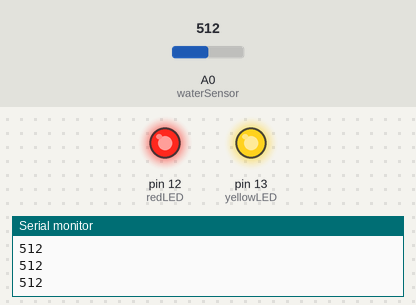
Bench run of a sketch on a simulated Arduino Uno, built with avr-gcc and run on an emulated ATmega328P. Parts: output pins drawn as LEDs (lit = HIGH), the last lines printed to the serial monitor. The inputs (shaded band) are chosen by the test bench; at power-on: A0 (waterSensor) = 512. Pins used as bus, display or sensor lines are not drawn.

Above: at 1.2 s.
1.3 s: A0 (waterSensor) set to 358
2.8 s: A0 (waterSensor) set to 334
At 3.5 s:
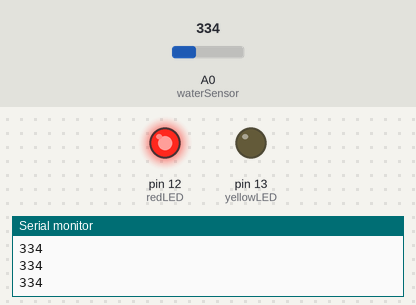
4.3 s: A0 (waterSensor) set to 315
5.8 s: A0 (waterSensor) set to 289
At 6.4 s:
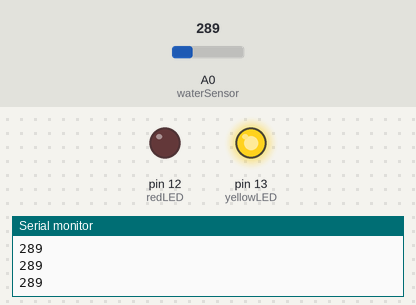
7.3 s: A0 (waterSensor) set to 306
At 7.9 s:
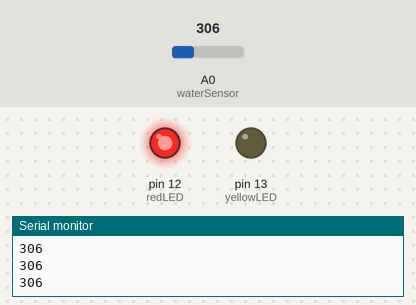
8.8 s: A0 (waterSensor) set to 290
At 9.9 s:
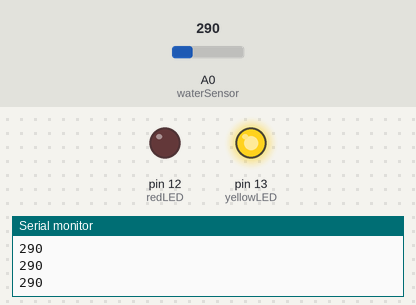
Timing chart, 0 to 11.3 s (numbered marks = the images above; inputs shaded):
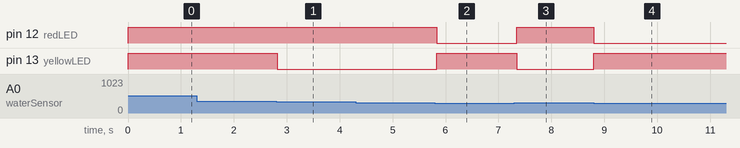

Measured:
- the behaviour switches between 350 and 349 on A0 (waterSensor) (found by bisection; images 0 and 1)
- the behaviour switches between 301 and 300 on A0 (waterSensor) (found by bisection; images 1 and 2)
- after the input at 2.8 s, pin 13 (yellowLED): HIGH → LOW at once
- after the input at 5.8 s, pin 12 (redLED): HIGH → LOW at once; pin 13 (yellowLED): LOW → HIGH at once
- after the input at 7.3 s, pin 12 (redLED): LOW → HIGH at once; pin 13 (yellowLED): HIGH → LOW at once
- after the input at 8.8 s, pin 12 (redLED): HIGH → LOW at once; pin 13 (yellowLED): LOW → HIGH at once

The sketch:

Water_sensor.ino
```cpp
/* Water level sensor demo code for RExPerience '17
 *  Lights up different LEDs based on water level
 *  utilizes water level sensor for Arduino
 *
 *  Modified by Song Wei 20 July 2017
 */

#define waterSensor A0
#define greenLED 0 // GPIO 0
#define yellowLED 13 // GPIO 13
#define redLED 12 //GPIO 12

void setup() {
  Serial.begin(9600);
  pinMode(greenLED, OUTPUT);
  pinMode(yellowLED, OUTPUT);
  pinMode(redLED, OUTPUT);
}

void loop() {
  int value = analogRead(waterSensor);
  Serial.println(value);
  if (value >= 350) {
    digitalWrite(redLED, HIGH);
    digitalWrite(yellowLED, HIGH);
    digitalWrite(greenLED, LOW); // Green LED lights up and the rest turn off
  }
  else if (value < 350 && value > 300) {
    digitalWrite(redLED, HIGH);
    digitalWrite(yellowLED, LOW); // Yellow LED lights up and the rest turn off
    digitalWrite(greenLED, HIGH);
  }
  else {
    digitalWrite(redLED, LOW); // Red LED lights up and the rest turn off
    digitalWrite(yellowLED, HIGH);
    digitalWrite(greenLED, HIGH);
  }
  delay(50);
}
```
